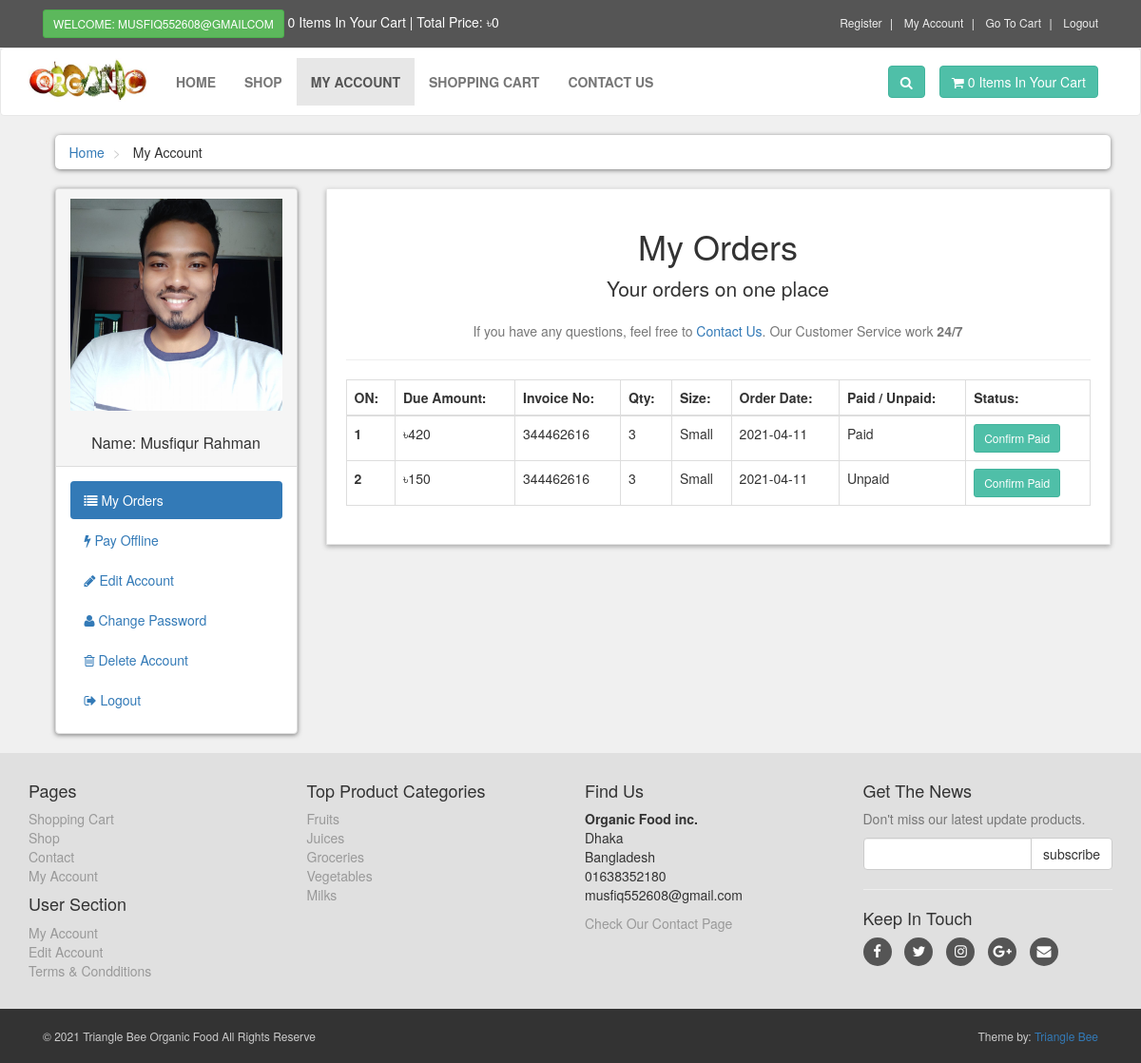
The page /customer/my_account.php?my_orders (signed in) on the database its author committed.
### tables this page shows
CREATE TABLE `customers` (
  `customer_id` int(10) NOT NULL,
  `customer_name` varchar(255) NOT NULL,
  `customer_email` varchar(255) NOT NULL,
  `customer_pass` varchar(255) NOT NULL,
  `customer_country` text NOT NULL,
  `customer_city` text NOT NULL,
  `customer_contact` varchar(255) NOT NULL,
  `customer_address` text NOT NULL,
  `customer_image` text NOT NULL,
  `customer_ip` varchar(100) NOT NULL
);

CREATE TABLE `customer_orders` (
  `order_id` int(10) NOT NULL,
  `customer_id` int(10) NOT NULL,
  `due_ammount` int(100) NOT NULL,
  `invoice_no` int(100) NOT NULL,
  `qty` int(10) NOT NULL,
  `size` text NOT NULL,
  `order_date` date NOT NULL,
  `order_status` text NOT NULL
);

CREATE TABLE `product_categories` (
  `p_cat_id` int(10) NOT NULL,
  `p_cat_title` text NOT NULL,
  `p_cat_top` text NOT NULL,
  `p_cat_image` text NOT NULL
);

### customer/my_orders.php (the view)
<center>
    <h1> My Orders </h1>
    <p class="lead"> Your orders on one place</p>
    <p class="text-muted">
        If you have any questions, feel free to <a href="../contact.php">Contact Us</a>. Our Customer Service work <strong>24/7</strong>
    </p>
</center>
<hr>
<div class="table-responsive">
    <table class="table table-bordered table-hover">
        <thead>
            <tr>
                <th> ON: </th>
                <th> Due Amount: </th>
                <th> Invoice No: </th>
                <th> Qty: </th>
                <th> Size: </th>
                <th> Order Date:</th>
                <th> Paid / Unpaid: </th>
                <th> Status: </th>
            </tr>
        </thead>
        <tbody>
           <?php
            $customer_session = $_SESSION['customer_email'];
            $get_customer = "select * from customers where customer_email='$customer_session'";
            $run_customer = mysqli_query($con,$get_customer);
            $row_customer = mysqli_fetch_array($run_customer);
            $customer_id = $row_customer['customer_id'];
            $get_orders = "select * from customer_orders where customer_id='$customer_id'";
            $run_orders = mysqli_query($con,$get_orders);
            $i = 0;
            while($row_orders = mysqli_fetch_array($run_orders)){
                $order_id = $row_orders['order_id'];
                $due_amount = $row_orders['due_ammount'];
                $invoice_no = $row_orders['invoice_no'];
                $qty = $row_orders['qty'];
                $size = $row_orders['size'];
                $order_date = substr($row_orders['order_date'],0,11);
                $order_status = $row_orders['order_status'];
                $i++;
                if($order_status=='pending'){
                    $order_status = 'Unpaid';
                }else{
                    $order_status = 'Paid';
                }
            ?>
            <tr>
                <th> <?php echo $i; ?> </th>
                <td> ৳<?php echo $due_amount; ?> </td>
                <td> <?php echo $invoice_no; ?> </td>
                <td> <?php echo $qty; ?> </td>
                <td> <?php echo $size; ?> </td>
                <td> <?php echo $order_date; ?> </td>
                <td> <?php echo $order_status; ?> </td>
                <td>
                    <a href="confirm.php?order_id=<?php echo $order_id; ?>" target="_blank" class="btn btn-primary btn-sm"> Confirm Paid </a>
                </td>
            </tr>
            <?php } ?>
        </tbody>
    </table>
</div>

### customer/includes/sidebar.php
<div class="panel panel-default sidebar-menu">
    <div class="panel-heading">
        <?php
            $customer_session = $_SESSION['customer_email'];
            $get_customer = "select * from customers where customer_email='$customer_session'";
            $run_customer = mysqli_query($con,$get_customer);
            $row_customer = mysqli_fetch_array($run_customer);
            $customer_image = $row_customer['customer_image'];
            $customer_name = $row_customer['customer_name'];
            if(!isset($_SESSION['customer_email'])){
            }else{
                echo "
                    <center>
                        <img src='customer_images/$customer_image' class='img-responsive'>
                    </center>
                    <br/>
                    <h3 class='panel-title' align='center'>
                        Name: $customer_name
                    </h3>
                ";
            }
        ?>
    </div>
    <div class="panel-body">
        <ul class="nav-pills nav-stacked nav">
            <li class="<?php if(isset($_GET['my_orders'])){ echo"active"; } ?>">
                <a href="my_account.php?my_orders">
                    <i class="fa fa-list"></i> My Orders
                </a>
            </li>
            <li class="<?php if(isset($_GET['pay_offline'])){ echo"active"; } ?>">
                <a href="my_account.php?pay_offline">
                    <i class="fa fa-bolt"></i> Pay Offline
                </a>
            </li>
            <li class="<?php if(isset($_GET['edit_account'])){ echo"active"; } ?>">
                <a href="my_account.php?edit_account">
                    <i class="fa fa-pencil"></i> Edit Account
                </a>
            </li>
            <li class="<?php if(isset($_GET['change_pass'])){ echo"active"; } ?>">
                <a href="my_account.php?change_pass">
                    <i class="fa fa-user"></i> Change Password
                </a>
            </li>
            <li class="<?php if(isset($_GET['delete_account'])){ echo"active"; } ?>">
                <a href="my_account.php?delete_account">
                    <i class="fa fa-trash-o"></i> Delete Account
                </a>
            </li>
            <li>
                <a href="../logout.php">
                    <i class="fa fa-sign-out"></i> Logout
                </a>
            </li>
        </ul>
    </div>
</div>

### customer/includes/footer.php (shortened to what this page needs)
<div id="footer">
    <div class="container">
        <div class="row">
            <div class="col-sm-6 col-md-3">
                <h4>Pages</h4>
                <ul>
                    <li><a href="../cart.php">Shopping Cart</a></li>
                    <li><a href="../contact.php">Shop</a></li>
                    <li><a href="../shop.php">Contact</a></li>
                    <li>
                    <?php
                            if(!isset($_SESSION['customer_email'])){
                                echo "<a href='checkout.php'> My Account</a>";
                            }else{
                                echo "<a href='my_account.php?my_orders'> My Account</a>";
                            }
                           ?>
                    </li>
                </ul>
                <h4>User Section</h4>
                <ul>
                    <?php
                        if(!isset($_SESSION['customer_email'])){
                             echo "<a href='../checkout.php'> Login </a>";
                        }else{
                            echo "<a href='my_account.php?my_orders'> My Account </a>";
                        }
                    ?>
                    <li>
                    <?php
                        if(!isset($_SESSION['customer_email'])){
                             echo "<a href='../checkout.php'> Login </a>";
                        }else{
                            echo "<a href='my_account.php?edit_account'> Edit Account</a>";
                        }
                    ?>
                    </li>
                    <li><a href="../terms.php">Terms & Condditions</a></li>
                </ul>
            </div>
            <div class="com-sm-6 col-md-3">
                <h4>Top Product Categories</h4>
                <ul>
                    <?php
                        $get_p_cat = "select * from product_categories";
                        $run_p_cat = mysqli_query($con,$get_p_cat);
                        while($row_p_cats=mysqli_fetch_array($run_p_cat)){
                            $p_cat_id = $row_p_cats['p_cat_id'];
                            $p_cat_title = $row_p_cats['p_cat_title'];
                            echo "
                                <li>
                                    <a href='../shop.php?p_cat=$p_cat_id'>
                                        $p_cat_title
                                    </a>
                                </li>
                            ";
                        }
                    ?>
                </ul>
            </div>
            <div class="col-sm-6 col-md-3">
                <h4>
                    Find Us
                </h4>
                <p>
                    <Strong>Organic Food inc.</Strong>
                    <br>Dhaka
                    <br>Bangladesh
                    <br>01638352180
                    <br>musfiq552608@gmail.com
                </p>
                <a href="../contact.php">Check Our Contact Page</a>
            </div>
            <div class="col-sm-6 col-md-3">
                <h4>Get The News</h4>
                <p class="text-muted">
                    Don't miss our latest update products.
                </p>
                <form action="get" method="post">
                    <div class="input-group">
                        <input type="text" class="form-control" name="email">
                        <span class="input-group-btn">
                            <input type="submit" value="subscribe" class="btn btn-default">
                        </span>
                    </div>
                </form>
                <hr>
                <h4>Keep In Touch</h4>
                <p class="social">
                    <a href="../#" class="fa fa-facebook"></a>
                    <a href="../#" class="fa fa-twitter"></a>
                    <a href="../#" class="fa fa-instagram"></a>
                    <a href="../#" class="fa fa-google-plus"></a>
                    <a href="../#" class="fa fa-envelope"></a></p>
            </div>
        </div>
    </div>
</div>
<div id="copyright">
    <div class="container">
        <div class="col-md-6">
            <p class="pull-left">
                &copy; 2021 Triangle Bee Organic Food All Rights Reserve
            </p>
        </div>
        <div class="col-md-6">
            <p class="pull-right">
                Theme by: <a href="#">Triangle Bee</a>
            </p>
        </div>
    </div>
</div>

### customer/styles/style.css (style rules this page uses)
body { font-size: 14px; line-height: 1.42857143; color: #333333; background: #f0f0f0; overflow-x: hidden; }
.btn-primary { color: rgb(255, 255, 255); background: rgb(79, 191, 168); border-color: rgb(65, 179, 156); }
#content .panel.sidebar-menu { box-sizing: border-box; box-shadow: 0px 1px 5px rgba(0, 0, 0, .5); }
#content .panel.sidebar-menu h3 { padding: 5px 0px; margin: 0px; }
#footer { background: #e0e0e0; padding: 20px 0; }
#footer a { color: #999999; padding: 10px 0; text-decoration: none; }
#footer ul { list-style: none; padding: 0px; }
#footer .social { text-align: left; }
#footer .social a { margin: 0px 10px 0px 0px; display: inline-block; color: #ffffff; width: 30px; height: 30px; border-radius: 15px; line-height: 10px; font-size: 15px; text-align: center; vertical-align: bottom; background: #555555; text-decoration: none; }
#copyright { background: #333333; color: #cccccc; padding: 20px 0; font-size: 12px; }
#copyright p { margin: 0px; }

### rows shown on the page
customers: customer_image (picture), customer_name "Musfiqur Rahman"
customer_orders: due_ammount "420", invoice_no "344462616", qty "3", size "Small", order_date "2021-04-11", order_status "Paid"
customer_orders: due_ammount "150", invoice_no "344462616", qty "3", size "Small", order_date "2021-04-11", order_status "Unpaid"
product_categories: p_cat_title "Fruits"
product_categories: p_cat_title "Juices"
product_categories: p_cat_title "Groceries"
product_categories: p_cat_title "Vegetables"
product_categories: p_cat_title "Milks"

### other values the page prints
$_SESSION['customer_email'] "MUSFIQ552608@GMAILCOM"
$count_items "0 0"
$total "0"
